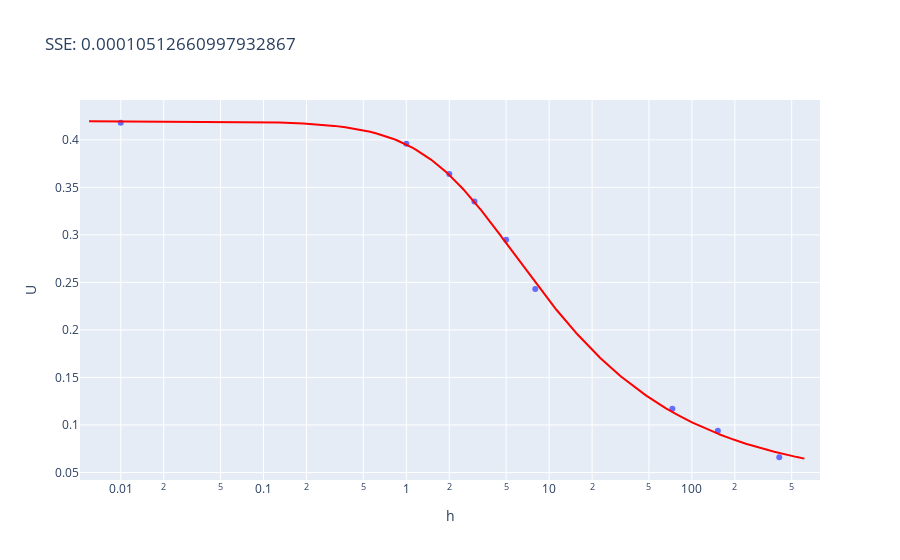

The code cell stored with this chart in its notebook:
### Code cell
plot_reg()

### Figure 1 — Plotly figure (JSON) as saved in the notebook; plotly's stock layout.template omitted (floating-point values rounded to 4 significant figures; data arrays with more than 128 entries replaced by an {"elided": "..."} marker saying what was removed)
{"data": [{"hovertemplate": "h=%{x}<br>U=%{y}<extra></extra>", "legendgroup": "", "marker": {"color": "#636efa", "symbol": "circle"}, "mode": "markers", "name": "", "orientation": "v", "showlegend": false, "type": "scatter", "x": [0.01, 1, 2, 3, 5, 8, 73, 152, 409], "xaxis": "x", "y": [0.418, 0.396, 0.364, 0.335, 0.295, 0.243, 0.117, 0.094, 0.066], "yaxis": "y"}, {"line": {"color": "red"}, "mode": "lines", "showlegend": false, "type": "scatter", "x": {"elided": "10000 float values"}, "y": {"elided": "10000 float values"}}], "layout": {"autosize": true, "legend": {"tracegroupgap": 0}, "title": {"text": "SSE: 0.00010512660997932867"}, "xaxis": {"anchor": "y", "autorange": true, "domain": [0, 1], "range": [-2.287, 2.899], "title": {"text": "h"}, "type": "log"}, "yaxis": {"anchor": "x", "autorange": true, "domain": [0, 1], "range": [0.04249, 0.4415], "title": {"text": "U"}, "type": "linear"}}}
